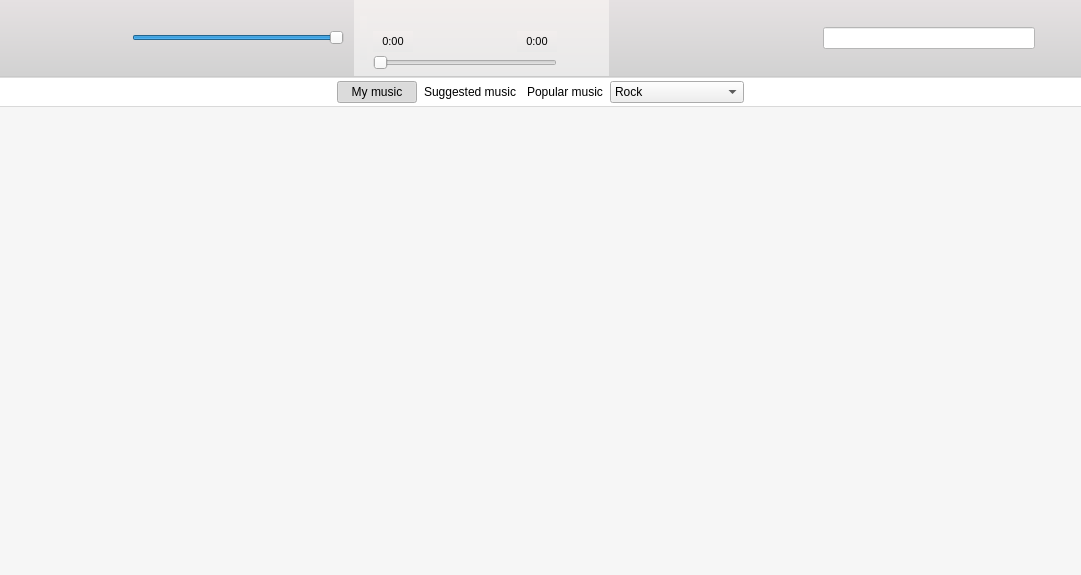
<?xml version="1.0" encoding="UTF-8"?>
<ui version="4.0">
 <class>PlayerWidget</class>
 <widget class="QWidget" name="PlayerWidget">
  <property name="geometry">
   <rect>
    <x>0</x>
    <y>0</y>
    <width>1081</width>
    <height>575</height>
   </rect>
  </property>
  <property name="windowTitle">
   <string>Flow</string>
  </property>
  <property name="windowIcon">
   <iconset resource="icons.qrc">
    <normaloff>:/icons/logo.png</normaloff>:/icons/logo.png</iconset>
  </property>
  <layout class="QVBoxLayout" name="verticalLayout_5">
   <property name="spacing">
    <number>0</number>
   </property>
   <property name="leftMargin">
    <number>0</number>
   </property>
   <property name="topMargin">
    <number>0</number>
   </property>
   <property name="rightMargin">
    <number>0</number>
   </property>
   <property name="bottomMargin">
    <number>0</number>
   </property>
   <item>
    <widget class="QFrame" name="controlFrame">
     <property name="font">
      <font>
       <family>Ubuntu Mono</family>
       <pointsize>11</pointsize>
      </font>
     </property>
     <property name="styleSheet">
      <string notr="true">#controlFrame { 
background-color: qlineargradient( x1:0 y1:0, x2:0 y2:1, stop:0 #E5E1E2, stop:1 #D1D1D1); 
border-top: 0px;
border-left: 0px;
border-right: 0px;
border-bottom: 2px solid;
border-bottom-color: qlineargradient( x1:0 y1:0, x2:0 y2:1, stop:0 #BFBFBF, stop:1 #E6E6E6); 
}
</string>
     </property>
     <property name="frameShape">
      <enum>QFrame::StyledPanel</enum>
     </property>
     <property name="frameShadow">
      <enum>QFrame::Sunken</enum>
     </property>
     <layout class="QHBoxLayout" name="horizontalLayout_7">
      <property name="spacing">
       <number>3</number>
      </property>
      <property name="leftMargin">
       <number>3</number>
      </property>
      <property name="topMargin">
       <number>0</number>
      </property>
      <property name="rightMargin">
       <number>3</number>
      </property>
      <property name="bottomMargin">
       <number>0</number>
      </property>
      <item>
       <widget class="QPushButton" name="rewindButton">
        <property name="enabled">
         <bool>true</bool>
        </property>
        <property name="toolTip">
         <string>Rewind</string>
        </property>
        <property name="text">
         <string/>
        </property>
        <property name="icon">
         <iconset resource="icons.qrc">
          <normaloff>:/icons/rewind.png</normaloff>:/icons/rewind.png</iconset>
        </property>
        <property name="iconSize">
         <size>
          <width>32</width>
          <height>32</height>
         </size>
        </property>
        <property name="flat">
         <bool>true</bool>
        </property>
       </widget>
      </item>
      <item>
       <widget class="QPushButton" name="playPauseButton">
        <property name="toolTip">
         <string>Play</string>
        </property>
        <property name="text">
         <string/>
        </property>
        <property name="icon">
         <iconset resource="icons.qrc">
          <normaloff>:/icons/play.png</normaloff>:/icons/play.png</iconset>
        </property>
        <property name="iconSize">
         <size>
          <width>32</width>
          <height>32</height>
         </size>
        </property>
        <property name="flat">
         <bool>true</bool>
        </property>
       </widget>
      </item>
      <item>
       <widget class="QPushButton" name="forwardButton">
        <property name="enabled">
         <bool>true</bool>
        </property>
        <property name="toolTip">
         <string>Forward</string>
        </property>
        <property name="text">
         <string/>
        </property>
        <property name="icon">
         <iconset resource="icons.qrc">
          <normaloff>:/icons/forward.png</normaloff>:/icons/forward.png</iconset>
        </property>
        <property name="iconSize">
         <size>
          <width>32</width>
          <height>32</height>
         </size>
        </property>
        <property name="flat">
         <bool>true</bool>
        </property>
       </widget>
      </item>
      <item>
       <widget class="MouseDirectJumpSlider" name="volumeSlider">
        <property name="minimumSize">
         <size>
          <width>96</width>
          <height>0</height>
         </size>
        </property>
        <property name="maximum">
         <number>100</number>
        </property>
        <property name="pageStep">
         <number>1</number>
        </property>
        <property name="value">
         <number>100</number>
        </property>
        <property name="orientation">
         <enum>Qt::Horizontal</enum>
        </property>
       </widget>
      </item>
      <item>
       <spacer name="horizontalSpacer_3">
        <property name="orientation">
         <enum>Qt::Horizontal</enum>
        </property>
       </spacer>
      </item>
      <item>
       <widget class="QFrame" name="frame_2">
        <property name="styleSheet">
         <string notr="true">QFrame { background-color: qlineargradient( x1:0 y1:0, x2:0 y2:1, stop:0 #F2EEED, stop:1 #E9E9E9); }</string>
        </property>
        <property name="frameShape">
         <enum>QFrame::NoFrame</enum>
        </property>
        <property name="frameShadow">
         <enum>QFrame::Plain</enum>
        </property>
        <layout class="QHBoxLayout" name="horizontalLayout_2">
         <property name="leftMargin">
          <number>6</number>
         </property>
         <property name="topMargin">
          <number>6</number>
         </property>
         <property name="rightMargin">
          <number>6</number>
         </property>
         <property name="bottomMargin">
          <number>6</number>
         </property>
         <item>
          <widget class="QLabel" name="coverLabel">
           <property name="maximumSize">
            <size>
             <width>44</width>
             <height>44</height>
            </size>
           </property>
           <property name="frameShape">
            <enum>QFrame::NoFrame</enum>
           </property>
           <property name="text">
            <string/>
           </property>
           <property name="pixmap">
            <pixmap resource="icons.qrc">:/icons/logo.png</pixmap>
           </property>
           <property name="scaledContents">
            <bool>true</bool>
           </property>
           <property name="alignment">
            <set>Qt::AlignCenter</set>
           </property>
          </widget>
         </item>
         <item>
          <layout class="QVBoxLayout" name="verticalLayout_4">
           <property name="spacing">
            <number>3</number>
           </property>
           <item>
            <layout class="QHBoxLayout" name="horizontalLayout">
             <property name="spacing">
              <number>32</number>
             </property>
             <item>
              <layout class="QVBoxLayout" name="verticalLayout">
               <property name="spacing">
                <number>3</number>
               </property>
               <item>
                <widget class="QPushButton" name="shuffleButton">
                 <property name="enabled">
                  <bool>true</bool>
                 </property>
                 <property name="toolTip">
                  <string>Shuffle</string>
                 </property>
                 <property name="text">
                  <string/>
                 </property>
                 <property name="icon">
                  <iconset resource="icons.qrc">
                   <normaloff>:/icons/shuffle.png</normaloff>:/icons/shuffle.png</iconset>
                 </property>
                 <property name="iconSize">
                  <size>
                   <width>20</width>
                   <height>20</height>
                  </size>
                 </property>
                 <property name="checkable">
                  <bool>true</bool>
                 </property>
                 <property name="flat">
                  <bool>true</bool>
                 </property>
                </widget>
               </item>
               <item>
                <widget class="QLabel" name="positionLabel">
                 <property name="font">
                  <font>
                   <pointsize>8</pointsize>
                  </font>
                 </property>
                 <property name="text">
                  <string>0:00</string>
                 </property>
                 <property name="alignment">
                  <set>Qt::AlignCenter</set>
                 </property>
                </widget>
               </item>
              </layout>
             </item>
             <item>
              <layout class="QVBoxLayout" name="verticalLayout_3">
               <property name="spacing">
                <number>3</number>
               </property>
               <item>
                <widget class="QPushButton" name="titleButton">
                 <property name="font">
                  <font>
                   <weight>75</weight>
                   <bold>true</bold>
                  </font>
                 </property>
                 <property name="text">
                  <string/>
                 </property>
                 <property name="flat">
                  <bool>true</bool>
                 </property>
                </widget>
               </item>
               <item>
                <widget class="QPushButton" name="artistButton">
                 <property name="font">
                  <font>
                   <pointsize>8</pointsize>
                  </font>
                 </property>
                 <property name="text">
                  <string/>
                 </property>
                 <property name="flat">
                  <bool>true</bool>
                 </property>
                </widget>
               </item>
              </layout>
             </item>
             <item>
              <layout class="QVBoxLayout" name="verticalLayout_2">
               <property name="spacing">
                <number>3</number>
               </property>
               <item>
                <widget class="QPushButton" name="repeatButton">
                 <property name="enabled">
                  <bool>true</bool>
                 </property>
                 <property name="toolTip">
                  <string>Repeat mode</string>
                 </property>
                 <property name="text">
                  <string/>
                 </property>
                 <property name="icon">
                  <iconset resource="icons.qrc">
                   <normaloff>:/icons/repeat.png</normaloff>:/icons/repeat.png</iconset>
                 </property>
                 <property name="iconSize">
                  <size>
                   <width>20</width>
                   <height>20</height>
                  </size>
                 </property>
                 <property name="checkable">
                  <bool>true</bool>
                 </property>
                 <property name="flat">
                  <bool>true</bool>
                 </property>
                </widget>
               </item>
               <item>
                <widget class="QLabel" name="durationLabel">
                 <property name="font">
                  <font>
                   <pointsize>8</pointsize>
                  </font>
                 </property>
                 <property name="text">
                  <string>0:00</string>
                 </property>
                 <property name="alignment">
                  <set>Qt::AlignCenter</set>
                 </property>
                </widget>
               </item>
              </layout>
             </item>
            </layout>
           </item>
           <item>
            <widget class="MouseDirectJumpSlider" name="timeSlider">
             <property name="maximum">
              <number>0</number>
             </property>
             <property name="pageStep">
              <number>1</number>
             </property>
             <property name="orientation">
              <enum>Qt::Horizontal</enum>
             </property>
             <property name="tickPosition">
              <enum>QSlider::NoTicks</enum>
             </property>
            </widget>
           </item>
          </layout>
         </item>
         <item>
          <widget class="QPushButton" name="playlistButton">
           <property name="enabled">
            <bool>true</bool>
           </property>
           <property name="toolTip">
            <string>Playlist</string>
           </property>
           <property name="text">
            <string/>
           </property>
           <property name="icon">
            <iconset resource="icons.qrc">
             <normaloff>:/icons/playlist.png</normaloff>:/icons/playlist.png</iconset>
           </property>
           <property name="iconSize">
            <size>
             <width>32</width>
             <height>32</height>
            </size>
           </property>
           <property name="checkable">
            <bool>true</bool>
           </property>
           <property name="checked">
            <bool>false</bool>
           </property>
           <property name="flat">
            <bool>true</bool>
           </property>
          </widget>
         </item>
        </layout>
       </widget>
      </item>
      <item>
       <spacer name="horizontalSpacer_4">
        <property name="orientation">
         <enum>Qt::Horizontal</enum>
        </property>
        <property name="sizeHint" stdset="0">
         <size>
          <width>0</width>
          <height>0</height>
         </size>
        </property>
       </spacer>
      </item>
      <item>
       <widget class="QLineEdit" name="searchEdit">
        <property name="minimumSize">
         <size>
          <width>96</width>
          <height>0</height>
         </size>
        </property>
        <property name="styleSheet">
         <string notr="true">background-color: rgb(255, 255, 255);</string>
        </property>
       </widget>
      </item>
      <item>
       <widget class="QPushButton" name="searchButton">
        <property name="toolTip">
         <string>Search</string>
        </property>
        <property name="text">
         <string/>
        </property>
        <property name="icon">
         <iconset resource="icons.qrc">
          <normaloff>:/icons/search.png</normaloff>:/icons/search.png</iconset>
        </property>
        <property name="iconSize">
         <size>
          <width>32</width>
          <height>32</height>
         </size>
        </property>
        <property name="checkable">
         <bool>true</bool>
        </property>
        <property name="flat">
         <bool>true</bool>
        </property>
       </widget>
      </item>
     </layout>
     <zorder>volumeSlider</zorder>
     <zorder>rewindButton</zorder>
     <zorder>playPauseButton</zorder>
     <zorder>forwardButton</zorder>
     <zorder>horizontalSpacer_4</zorder>
     <zorder>searchEdit</zorder>
     <zorder>horizontalSpacer_3</zorder>
     <zorder>searchButton</zorder>
     <zorder>frame_2</zorder>
    </widget>
   </item>
   <item>
    <widget class="QFrame" name="musicFrame">
     <property name="styleSheet">
      <string notr="true">#musicFrame{
background-color: rgb(255, 255, 255);
border-top: 0px;
border-left: 0px;
border-right: 0px;
border-bottom: 1px solid;
border-bottom-color: #D9D9D9; 
}</string>
     </property>
     <property name="frameShape">
      <enum>QFrame::StyledPanel</enum>
     </property>
     <property name="frameShadow">
      <enum>QFrame::Sunken</enum>
     </property>
     <layout class="QHBoxLayout" name="horizontalLayout_4">
      <property name="spacing">
       <number>3</number>
      </property>
      <property name="leftMargin">
       <number>3</number>
      </property>
      <property name="topMargin">
       <number>3</number>
      </property>
      <property name="rightMargin">
       <number>3</number>
      </property>
      <property name="bottomMargin">
       <number>3</number>
      </property>
      <item>
       <spacer name="horizontalSpacer">
        <property name="orientation">
         <enum>Qt::Horizontal</enum>
        </property>
        <property name="sizeHint" stdset="0">
         <size>
          <width>0</width>
          <height>0</height>
         </size>
        </property>
       </spacer>
      </item>
      <item>
       <widget class="QPushButton" name="myMusicButton">
        <property name="text">
         <string>My music</string>
        </property>
        <property name="checkable">
         <bool>true</bool>
        </property>
        <property name="checked">
         <bool>true</bool>
        </property>
        <property name="flat">
         <bool>true</bool>
        </property>
       </widget>
      </item>
      <item>
       <widget class="QPushButton" name="suggestedButton">
        <property name="text">
         <string>Suggested music</string>
        </property>
        <property name="checkable">
         <bool>true</bool>
        </property>
        <property name="flat">
         <bool>true</bool>
        </property>
       </widget>
      </item>
      <item>
       <widget class="QPushButton" name="popularButton">
        <property name="text">
         <string>Popular music</string>
        </property>
        <property name="checkable">
         <bool>true</bool>
        </property>
        <property name="flat">
         <bool>true</bool>
        </property>
       </widget>
      </item>
      <item>
       <widget class="QComboBox" name="genreComboBox">
        <property name="styleSheet">
         <string notr="true">text-align: center;</string>
        </property>
        <item>
         <property name="text">
          <string>Rock</string>
         </property>
        </item>
        <item>
         <property name="text">
          <string>Pop</string>
         </property>
        </item>
        <item>
         <property name="text">
          <string>Rap &amp; Hip-hop</string>
         </property>
        </item>
        <item>
         <property name="text">
          <string>Easy Listening</string>
         </property>
        </item>
        <item>
         <property name="text">
          <string>Dance &amp; House</string>
         </property>
        </item>
        <item>
         <property name="text">
          <string>Instrumental</string>
         </property>
        </item>
        <item>
         <property name="text">
          <string>Metal</string>
         </property>
        </item>
        <item>
         <property name="text">
          <string>Alternative</string>
         </property>
        </item>
        <item>
         <property name="text">
          <string>Dubstep</string>
         </property>
        </item>
        <item>
         <property name="text">
          <string>Jazz &amp; Blues</string>
         </property>
        </item>
        <item>
         <property name="text">
          <string>Drum &amp; Bass</string>
         </property>
        </item>
        <item>
         <property name="text">
          <string>Trance</string>
         </property>
        </item>
        <item>
         <property name="text">
          <string>Chanson</string>
         </property>
        </item>
        <item>
         <property name="text">
          <string>Ethnic</string>
         </property>
        </item>
        <item>
         <property name="text">
          <string>Acoustic &amp; Vocal</string>
         </property>
        </item>
        <item>
         <property name="text">
          <string>Reggae</string>
         </property>
        </item>
        <item>
         <property name="text">
          <string>Classical</string>
         </property>
        </item>
        <item>
         <property name="text">
          <string>Indie Pop</string>
         </property>
        </item>
        <item>
         <property name="text">
          <string>Speech</string>
         </property>
        </item>
        <item>
         <property name="text">
          <string>Electropop &amp; Disco</string>
         </property>
        </item>
        <item>
         <property name="text">
          <string>Other</string>
         </property>
        </item>
       </widget>
      </item>
      <item>
       <spacer name="horizontalSpacer_2">
        <property name="orientation">
         <enum>Qt::Horizontal</enum>
        </property>
        <property name="sizeHint" stdset="0">
         <size>
          <width>0</width>
          <height>0</height>
         </size>
        </property>
       </spacer>
      </item>
     </layout>
    </widget>
   </item>
   <item>
    <widget class="QTableView" name="playlistTableView">
     <property name="styleSheet">
      <string notr="true">#playlistTableView
{
background-color: #F6F6F6;
}</string>
     </property>
     <property name="frameShape">
      <enum>QFrame::NoFrame</enum>
     </property>
     <property name="editTriggers">
      <set>QAbstractItemView::NoEditTriggers</set>
     </property>
     <property name="alternatingRowColors">
      <bool>false</bool>
     </property>
     <property name="selectionMode">
      <enum>QAbstractItemView::SingleSelection</enum>
     </property>
     <property name="selectionBehavior">
      <enum>QAbstractItemView::SelectRows</enum>
     </property>
     <property name="showGrid">
      <bool>false</bool>
     </property>
     <property name="sortingEnabled">
      <bool>false</bool>
     </property>
     <property name="wordWrap">
      <bool>false</bool>
     </property>
     <attribute name="horizontalHeaderStretchLastSection">
      <bool>true</bool>
     </attribute>
     <attribute name="verticalHeaderVisible">
      <bool>false</bool>
     </attribute>
    </widget>
   </item>
  </layout>
  <zorder>controlFrame</zorder>
  <zorder>musicFrame</zorder>
  <zorder>playlistTableView</zorder>
  <zorder></zorder>
  <zorder>titleButton</zorder>
  <zorder></zorder>
  <zorder></zorder>
  <zorder>artistLabel</zorder>
 </widget>
 <customwidgets>
  <customwidget>
   <class>MouseDirectJumpSlider</class>
   <extends>QSlider</extends>
   <header>playerwidget.h</header>
  </customwidget>
 </customwidgets>
 <resources>
  <include location="icons.qrc"/>
 </resources>
 <connections/>
</ui>
